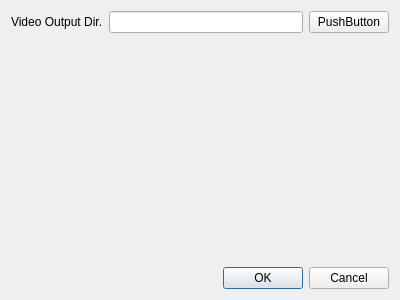
<?xml version="1.0" encoding="UTF-8"?>
<ui version="4.0">
 <class>SettingsDlg</class>
 <widget class="QDialog" name="SettingsDlg">
  <property name="windowModality">
   <enum>Qt::WindowModal</enum>
  </property>
  <property name="geometry">
   <rect>
    <x>0</x>
    <y>0</y>
    <width>400</width>
    <height>300</height>
   </rect>
  </property>
  <property name="windowTitle">
   <string>Dialog</string>
  </property>
  <layout class="QVBoxLayout" name="verticalLayout">
   <item>
    <layout class="QFormLayout" name="formLayout">
     <item row="0" column="0">
      <widget class="QLabel" name="label">
       <property name="text">
        <string>Video Output Dir.</string>
       </property>
      </widget>
     </item>
     <item row="0" column="1">
      <layout class="QHBoxLayout" name="horizontalLayout">
       <item>
        <widget class="QLineEdit" name="edtOutputDir"/>
       </item>
       <item>
        <widget class="QPushButton" name="btnSelOutputDir">
         <property name="text">
          <string>PushButton</string>
         </property>
        </widget>
       </item>
      </layout>
     </item>
    </layout>
   </item>
   <item>
    <widget class="QDialogButtonBox" name="buttonBox">
     <property name="orientation">
      <enum>Qt::Horizontal</enum>
     </property>
     <property name="standardButtons">
      <set>QDialogButtonBox::Cancel|QDialogButtonBox::Ok</set>
     </property>
    </widget>
   </item>
  </layout>
 </widget>
 <resources/>
 <connections>
  <connection>
   <sender>buttonBox</sender>
   <signal>accepted()</signal>
   <receiver>SettingsDlg</receiver>
   <slot>accept()</slot>
   <hints>
    <hint type="sourcelabel">
     <x>248</x>
     <y>254</y>
    </hint>
    <hint type="destinationlabel">
     <x>157</x>
     <y>274</y>
    </hint>
   </hints>
  </connection>
  <connection>
   <sender>buttonBox</sender>
   <signal>rejected()</signal>
   <receiver>SettingsDlg</receiver>
   <slot>reject()</slot>
   <hints>
    <hint type="sourcelabel">
     <x>316</x>
     <y>260</y>
    </hint>
    <hint type="destinationlabel">
     <x>286</x>
     <y>274</y>
    </hint>
   </hints>
  </connection>
 </connections>
</ui>
